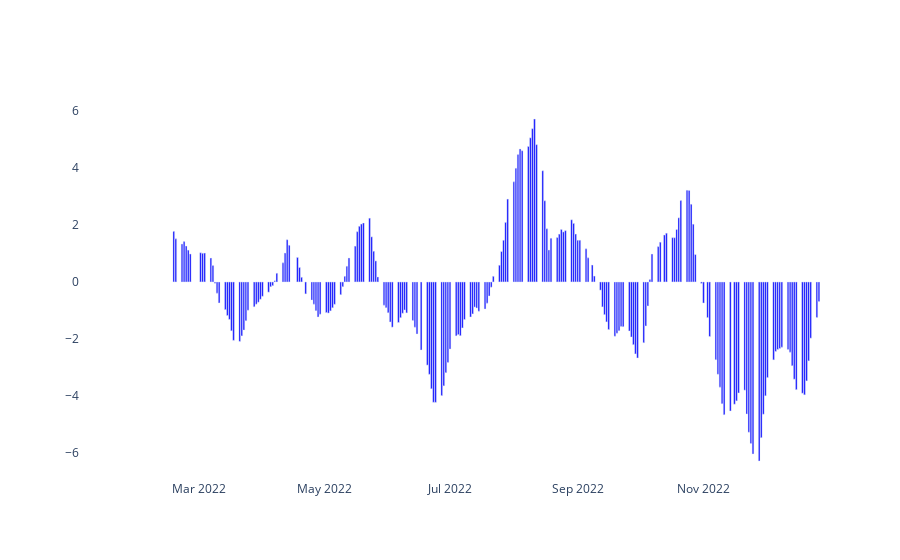

The notebook cell this image was saved under:
### Code cell
fig = go.Figure()

fig.add_trace(
    go.Bar(
    x=df.index,
    y=awesome_list,
    marker_color='blue'
))


fig.update_layout(paper_bgcolor='rgba(0,0,0,0)', plot_bgcolor='rgba(0,0,0,0)')

### Figure 1 — Plotly figure (JSON) as saved in the notebook; plotly's stock layout.template omitted (floating-point values rounded to 4 significant figures; data arrays with more than 128 entries replaced by an {"elided": "..."} marker saying what was removed)
{"data": [{"marker": {"color": "blue"}, "type": "bar", "x": {"elided": "248 str values"}, "y": {"elided": "248 float values"}}], "layout": {"paper_bgcolor": "rgba(0,0,0,0)", "plot_bgcolor": "rgba(0,0,0,0)"}}
